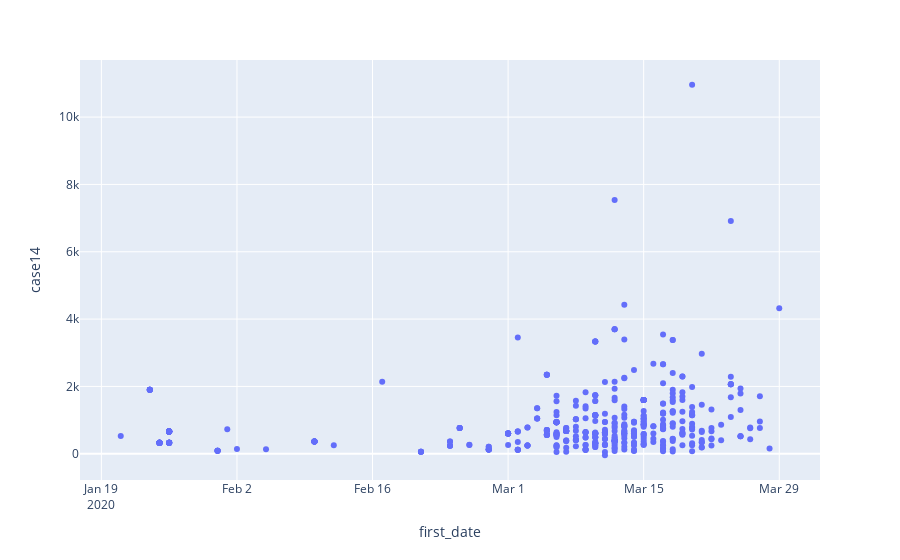

The code cell stored with this chart in its notebook:
### Code cell
fig = px.scatter(df100, x = 'first_date', y = 'case14',hover_name="state_id", hover_data=["state_id", "CityName"])
fig.show()

### Figure 1 — Plotly figure (JSON) as saved in the notebook; plotly's stock layout.template omitted (floating-point values rounded to 4 significant figures; data arrays with more than 128 entries replaced by an {"elided": "..."} marker saying what was removed)
{"data": [{"customdata": {"elided": "497x2 str values"}, "hovertemplate": "<b>%{hovertext}</b><br><br>first_date=%{x}<br>case14=%{y}<br>state_id=%{customdata[0]}<br>CityName=%{customdata[1]}<extra></extra>", "hovertext": {"elided": "497 str values"}, "legendgroup": "", "marker": {"color": "#636efa", "symbol": "circle"}, "mode": "markers", "name": "", "orientation": "v", "showlegend": false, "type": "scatter", "x": {"elided": "497 str values"}, "xaxis": "x", "y": {"elided": "497 float values"}, "yaxis": "y"}], "layout": {"legend": {"tracegroupgap": 0}, "margin": {"t": 60}, "xaxis": {"anchor": "y", "domain": [0, 1], "title": {"text": "first_date"}}, "yaxis": {"anchor": "x", "domain": [0, 1], "title": {"text": "case14"}}}}
